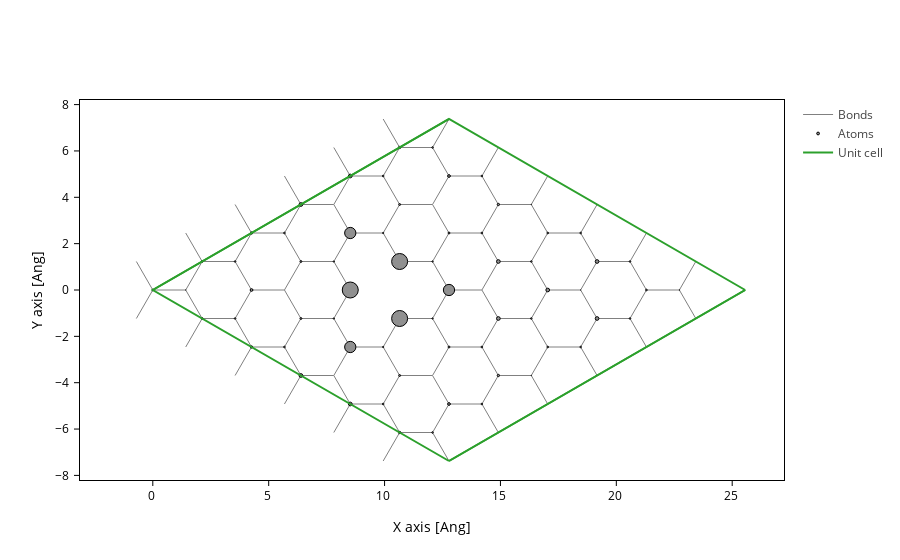

The cell this chart's notebook holds for it:
### Code cell
system.plot(axes="xy", atoms_style={"size": normalize(PDOS, 0, 1)})
